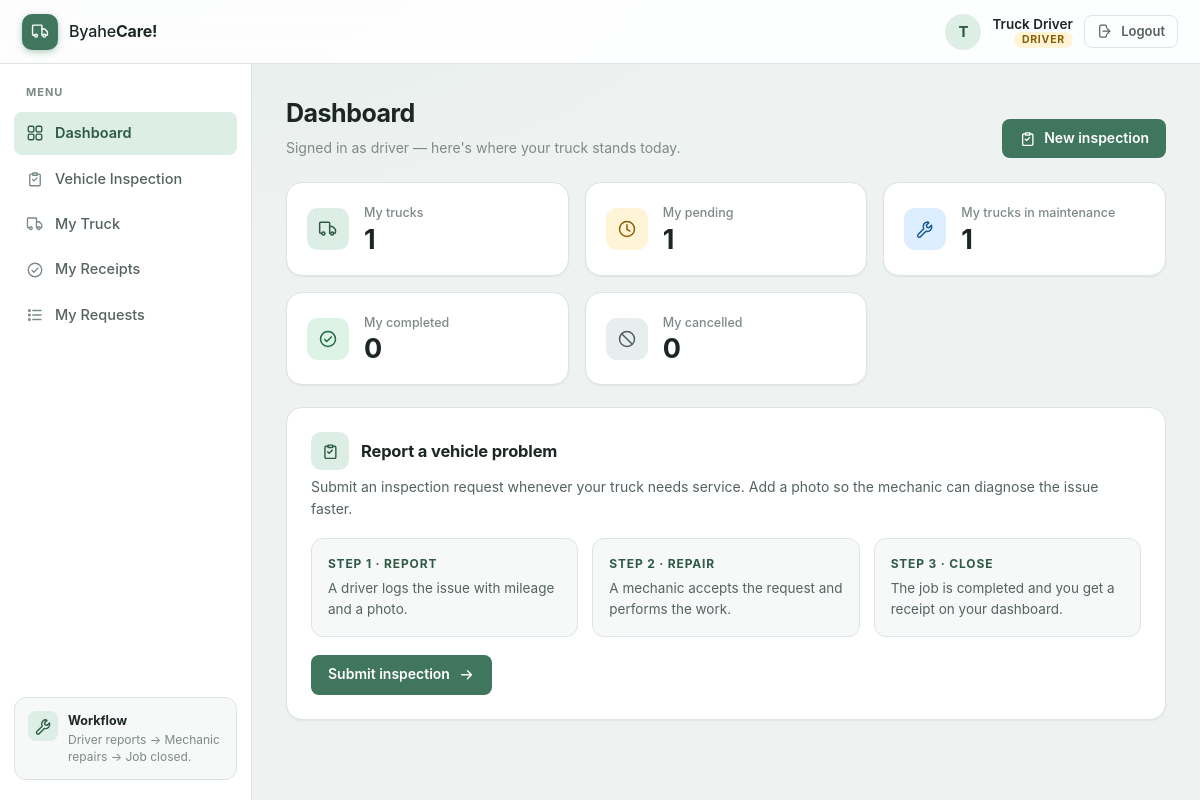
/dashboard (signed in), run on an earlier commit of the app's database.
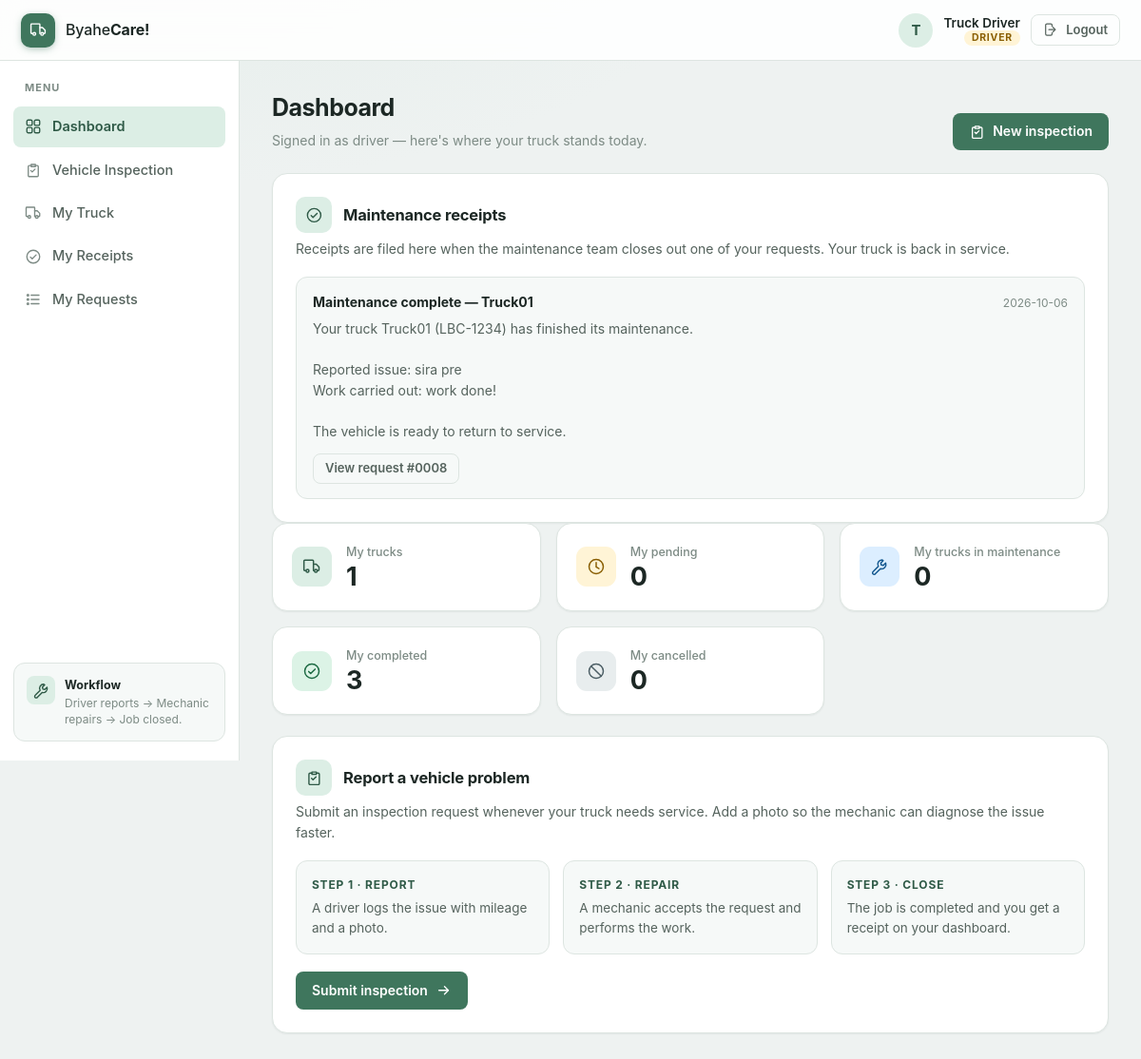
And on a later commit of the database.
### tables this page shows
CREATE TABLE notifications (
            id INTEGER PRIMARY KEY AUTOINCREMENT,
            user_id INTEGER NOT NULL,
            request_id INTEGER,
            title TEXT NOT NULL,
            body TEXT,
            created_at TEXT,
            is_read INTEGER DEFAULT 0
        );

### app.py (the view)
@app.route("/dashboard")
def dashboard():
    if "user_id" not in session:
        return redirect(url_for("login"))
    conn = get_db()
    if session["role"] == "driver":
        scope_sql = "WHERE driver_id = ?"
        scope_args = (session["user_id"],)
        total_trucks = conn.execute(
            "SELECT COUNT(*) FROM trucks WHERE driver_id = ?",
            (session["user_id"],)
        ).fetchone()[0]
    else:
        scope_sql = ""
        scope_args = ()
        total_trucks = conn.execute(
            "SELECT COUNT(*) FROM trucks"
        ).fetchone()[0]
    def status_count(status):
        if scope_sql:
            return conn.execute(
                f"SELECT COUNT(*) FROM inspection_requests "
                f"{scope_sql} AND status = ?",
                (*scope_args, status)
            ).fetchone()[0]
        return conn.execute(
            "SELECT COUNT(*) FROM inspection_requests WHERE status = ?",
            (status,)
        ).fetchone()[0]
    pending_requests = status_count("Pending")
    maintenance_count = status_count("In Maintenance")
    completed_count = status_count("Completed")
    cancelled_count = status_count("Cancelled")
    receipts = conn.execute("""
        SELECT
            notifications.*,
            trucks.truck_number,
            trucks.plate_number
        FROM notifications
        LEFT JOIN inspection_requests
        ON notifications.request_id = inspection_requests.id
        LEFT JOIN trucks
        ON inspection_requests.truck_id = trucks.id
        WHERE notifications.user_id = ?
        ORDER BY notifications.id DESC
        LIMIT 5
    """, (session["user_id"],)).fetchall()
    unread_count = conn.execute("""
        SELECT COUNT(*) FROM notifications
        WHERE user_id = ? AND is_read = 0
    """, (session["user_id"],)).fetchone()[0]
    if session["role"] == "driver" and unread_count:
        mark_receipts_read(conn, session["user_id"])
        conn.commit()
        unread_count = 0
    conn.close()
    return render_template(
        "dashboard.html",
        total_trucks=total_trucks,
        pending_requests=pending_requests,
        maintenance_count=maintenance_count,
        completed_count=completed_count,
        cancelled_count=cancelled_count,
        receipts=receipts,
        unread_count=unread_count
    )

### app.py (called while the page is built)
def get_db():
    conn = sqlite3.connect(DATABASE)
    conn.row_factory = sqlite3.Row
    return conn

### templates/dashboard.html (shortened to what the changed rows need)
{% extends "base.html" %}
{% block page_title %}Dashboard{% endblock %}
{% block content %}
{% if session['role'] == 'driver' and receipts %}
    <section class="panel receipts-panel">
        <div class="panel__head">
            <span class="panel__icon">
                <svg class="icon" aria-hidden="true"><use href="#i-check-badge"></use></svg>
            </span>
            <h3>
                Maintenance receipts
            </h3>
        </div>
        <p>Receipts are filed here when the maintenance team closes out one
            of your requests. Your truck is back in service.</p>
        <ul class="receipts">
            {% for receipt in receipts %}
                <li class="receipt {{ 'is-unread' if not receipt['is_read'] }}">
                    <div class="receipt__head">
                        <strong>{{ receipt['title'] }}</strong>
                        <time datetime="{{ receipt['created_at'] }}">
                            {{ receipt['created_at'] or 'just now' }}
                        </time>
                    </div>
                    <p class="receipt__body">{{ receipt['body'] }}</p>
                    {% if receipt['request_id'] %}
                        <a class="btn btn--ghost btn--sm"
                           href="{{ url_for('requests') }}#request-{{ receipt['request_id'] }}">
                            View request #{{ '%04d'|format(receipt['request_id']) }}
                        </a>
                    {% endif %}
                </li>
            {% endfor %}
        </ul>
    </section>
{% endif %}
<div class="cards">
    <div class="card card--warn">
        <span class="card__text">
            <span>{{ 'My pending' if session['role'] == 'driver' else 'Pending' }}</span>
            <strong>{{ pending_requests }}</strong>
        </span>
    </div>
    <div class="card card--info">
        <span class="card__text">
            <span>{{ 'My trucks in maintenance' if session['role'] == 'driver' else 'In maintenance' }}</span>
            <strong>{{ maintenance_count }}</strong>
        </span>
    </div>
    <div class="card card--ok">
        <span class="card__text">
            <span>{{ 'My completed' if session['role'] == 'driver' else 'Completed' }}</span>
            <strong>{{ completed_count }}</strong>
        </span>
    </div>
</div>
{% endblock %}

What changed in the data, as far as the page shows it:
added notifications: title "Maintenance complete — Truck01", created_at "2026-10-06", body "Your truck Truck01 (LBC-1234) has finished its maintenance. Reported issue: sira pre Work carried out: work done! The vehicle is ready to return to service.", request_id "0008"
Also different on the page:
{{ pending_requests }}: "1" → "0"
{{ maintenance_count }}: "1" → "0"
{{ completed_count }}: "0" → "3"
text now shown: "Maintenance receipts Receipts are filed here when the maintenance team closes out one of your requests. Your truck is back in service."
